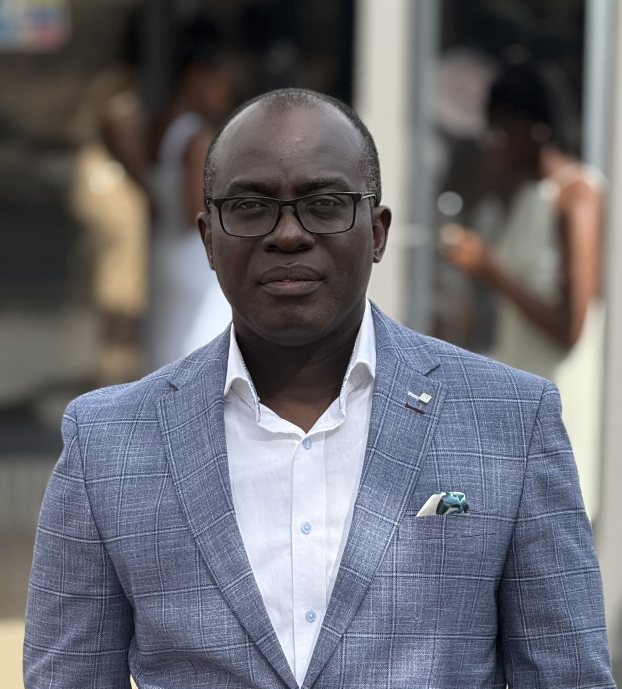
#> input picture assets-src/team/kwadwo-original.jpg, 1864 x 2066 px, found by its file name (shown at 1/3 size)
$ python build-headshots.py
#> lines starting #> are read from the running program, lines starting #| are printed output that depends on the picture
from PIL import Image, ImageEnhance

JOBS = [
    # src, (left, top, side), out
    ("assets-src/team/kwadwo-original.jpg",            (156, 143, 1450), "kwadwo"),
    ("assets-src/team/yaw-original.png",(287, 213, 1700), "yaw"),
]

for src, (l, t, side), name in JOBS:
    im = Image.open(src).convert("RGB")
#> im is the input picture: PIL image 1864x2066 RGB; mean R, G, B 106.4, 106.6, 113.2
    W, H = im.size
#> W = 1864; H = 2066
    l = max(0, min(l, W - side)); t = max(0, min(t, H - side))
#> after `l = max(0, min(l, W - side))`: l = 156
#> after `t = max(0, min(t, H - side))`: t = 143
    im = im.crop((l, t, l + side, t + side))
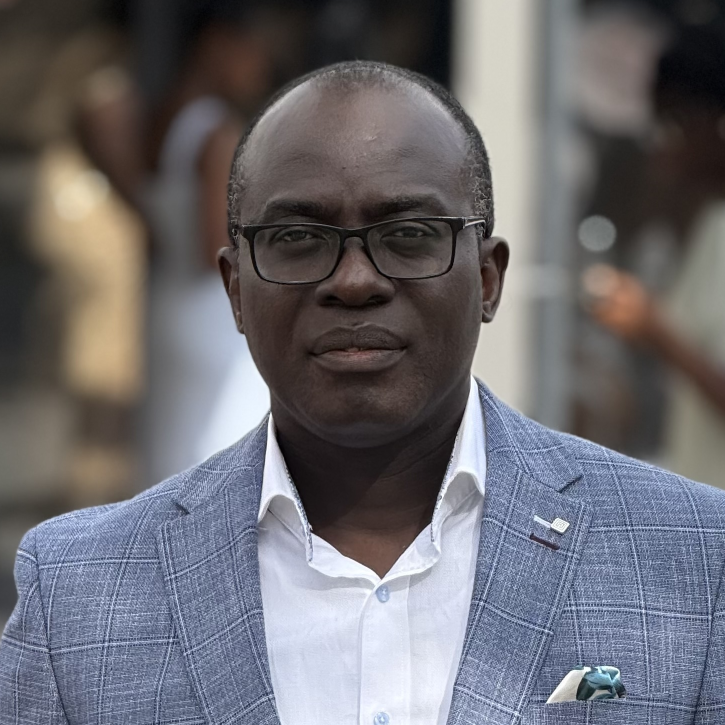
#> im: PIL image 1450x1450 RGB (shown at 1/2 size); mean R, G, B 108.1, 106.8, 112.1
    im = im.resize((800, 800), Image.LANCZOS)
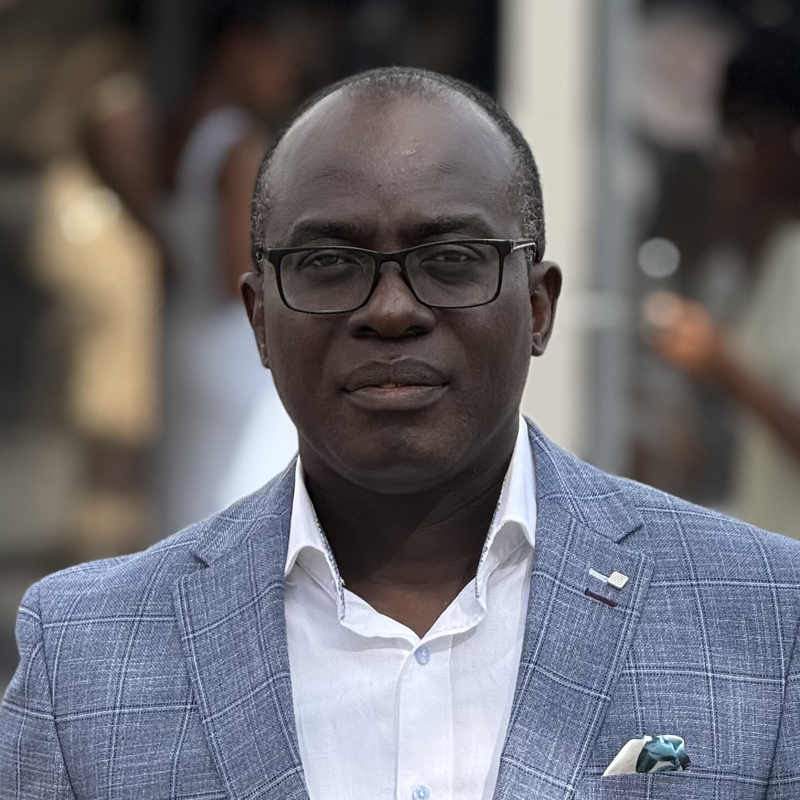
#> im: PIL image 800x800 RGB; mean R, G, B 108.1, 106.8, 112.1
    im = im.convert("L").convert("RGB")           # black & white
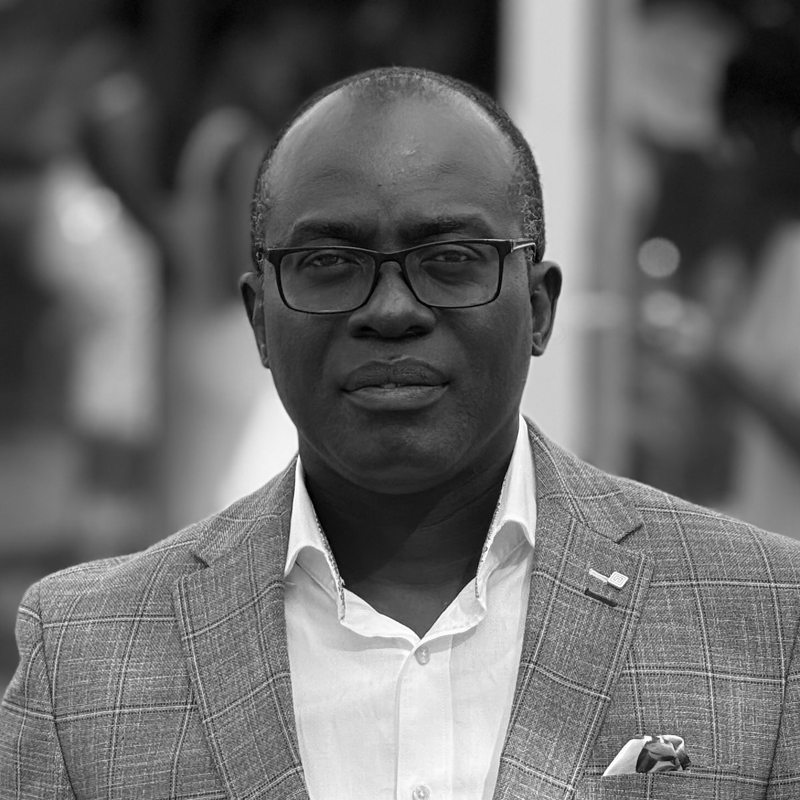
#> im: PIL image 800x800 RGB; min 0, max 255, mean 107.8
    im = ImageEnhance.Contrast(im).enhance(1.08)  # gentle punch back
    im.save(f"public/images/team/{name}.jpg", quality=84, optimize=True, progressive=True)
    im.save(f"public/images/team/{name}.webp", quality=82, method=6)
    print(name, im.size)
#| kwadwo (800, 800)
#> (the run stopped early here; a loop or call above may not have finished)
